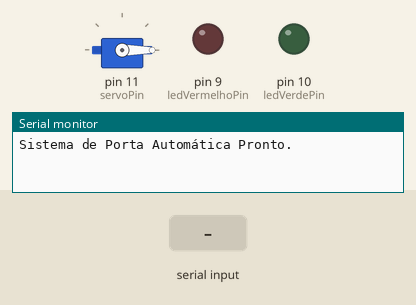
A sketch run on a simulated Arduino Uno, built with avr-gcc and run on an emulated ATmega328P. Shown: servo, output pins drawn as LEDs (lit = HIGH), the last lines printed to the serial monitor. The inputs (shaded band) are chosen by the test bench.

Above: at 1.2 s.
1.3 s: "V" received over Serial
At 2.1 s:
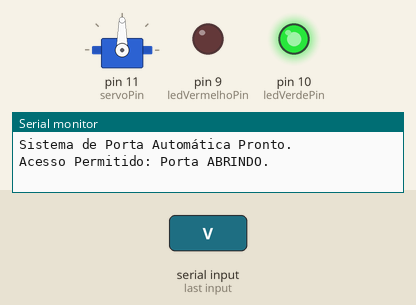
2.8 s: "P" received over Serial
At 3.3 s:
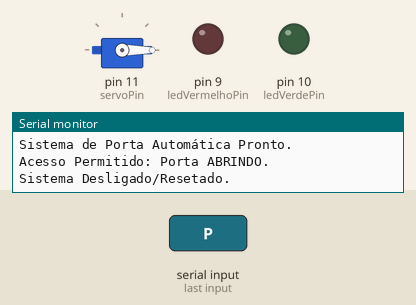
4.3 s: "R" received over Serial
At 5.5 s:
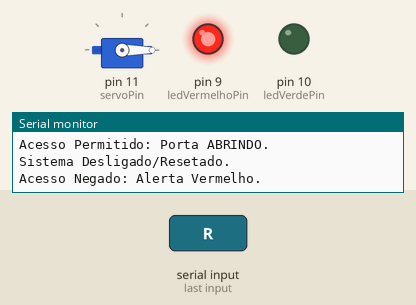
Timing chart, 0 to 7.3 s (numbered marks = the images above; inputs shaded):
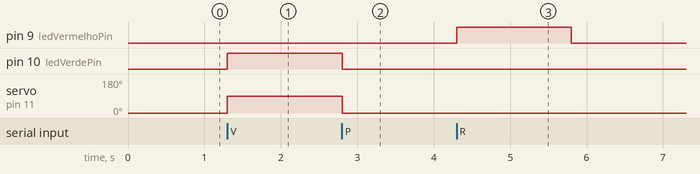

The sketch:

porta_automatica.ino
```cpp
#include <Servo.h>

// Definição dos Pinos
const int ledVermelhoPin = 9;
const int ledVerdePin = 10;
const int servoPin = 11;

Servo minhaPorta;

const int POSICAO_FECHADA = 0;
const int POSICAO_ABERTA = 90;

// Variáveis para controle de tempo (millis)
unsigned long tempoAbertura = 0;
const long duracaoAberta = 10000; // Porta aberta por 10 segundos (10000 ms)
const long duracaoAlerta = 1500; // LED Vermelho aceso por 1.5 segundos

// Variável de estado para saber o que o Arduino está fazendo
enum Estado { FECHADA, ABRINDO, ALERTA };
Estado estadoAtual = FECHADA;

void setup() {
  pinMode(ledVermelhoPin, OUTPUT);
  pinMode(ledVerdePin, OUTPUT);
  Serial.begin(9600);
  minhaPorta.attach(servoPin);
  minhaPorta.write(POSICAO_FECHADA);
  Serial.println("Sistema de Porta Automática Pronto.");
  // Garante que os LEDs estejam apagados no início
  digitalWrite(ledVermelhoPin, LOW);
  digitalWrite(ledVerdePin, LOW);
}

void loop() {
  unsigned long tempoAtual = millis();

  // 1. Lógica de Comunicação Serial (Não-Bloqueante)
  if (Serial.available() > 0) {
    char comando = Serial.read();

    if (comando == 'V') {
      // Recebeu comando de Acesso Permitido
      if (estadoAtual == FECHADA) {
        digitalWrite(ledVerdePin, HIGH);
        digitalWrite(ledVermelhoPin, LOW);
        minhaPorta.write(POSICAO_ABERTA);
        tempoAbertura = tempoAtual; // Marca o tempo que a porta foi aberta
        estadoAtual = ABRINDO;
        Serial.println("Acesso Permitido: Porta ABRINDO.");
      }
    } else if (comando == 'R') {
      // Recebeu comando de Acesso Negado
      if (estadoAtual != ABRINDO) { // Não interrompe o ciclo de abertura
        digitalWrite(ledVerdePin, LOW);
        digitalWrite(ledVermelhoPin, HIGH);
        minhaPorta.write(POSICAO_FECHADA);
        tempoAbertura = tempoAtual; // Reutiliza a variável para o tempo de alerta
        estadoAtual = ALERTA;
        Serial.println("Acesso Negado: Alerta Vermelho.");
      }
    }
    // Comando 'P' para finalizar (enviado pelo Python ao sair)
    else if (comando == 'P') {
      digitalWrite(ledVerdePin, LOW);
      digitalWrite(ledVermelhoPin, LOW);
      minhaPorta.write(POSICAO_FECHADA);
      estadoAtual = FECHADA;
      Serial.println("Sistema Desligado/Resetado.");
    }
  }

  // 2. Lógica de Controle de Estado (Não-Bloqueante)

  // Se a porta estiver ABRINDO e o tempo expirou, feche
  if (estadoAtual == ABRINDO && tempoAtual - tempoAbertura >= duracaoAberta) {
    minhaPorta.write(POSICAO_FECHADA);
    digitalWrite(ledVerdePin, LOW);
    estadoAtual = FECHADA;
    Serial.println("Porta FECHADA automaticamente.");
  }

  // Se estiver em ALERTA (LED vermelho aceso) e o tempo expirou, apague
  if (estadoAtual == ALERTA && tempoAtual - tempoAbertura >= duracaoAlerta) {
    digitalWrite(ledVermelhoPin, LOW);
    estadoAtual = FECHADA;
    Serial.println("Alerta Encerrado.");
  }
}
```

Measured:
- after the input at 1.3 s, pin 10 (ledVerdePin): LOW → HIGH at once; servo on pin 11 (servoPin): 0° → 90° at once
- after the input at 2.8 s, pin 10 (ledVerdePin): HIGH → LOW at once; servo on pin 11 (servoPin): 90° → 0° at once
- after the input at 4.3 s, pin 9 (ledVermelhoPin): LOW → HIGH at once, → LOW 1.5 s later
